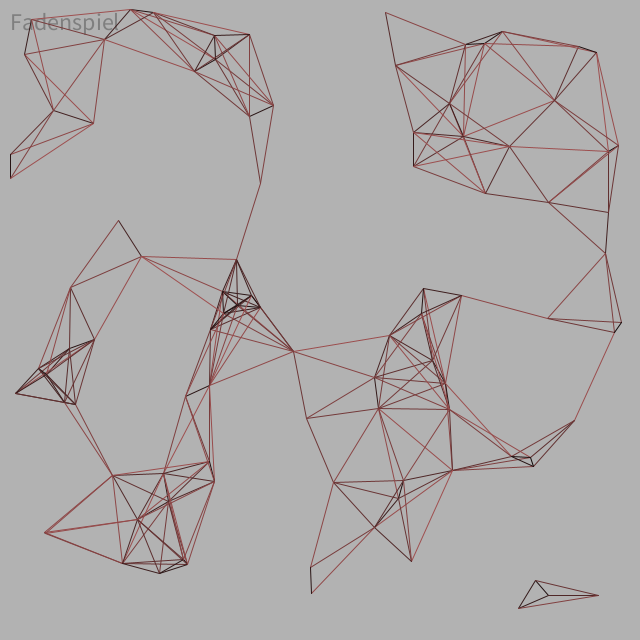
Frame 1 (no input)
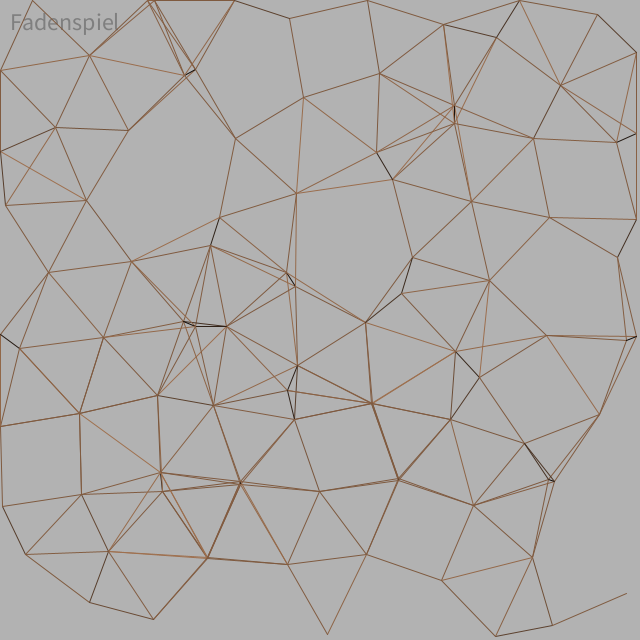
Frame 60 (the mouse pressed at the canvas centre just before this capture)
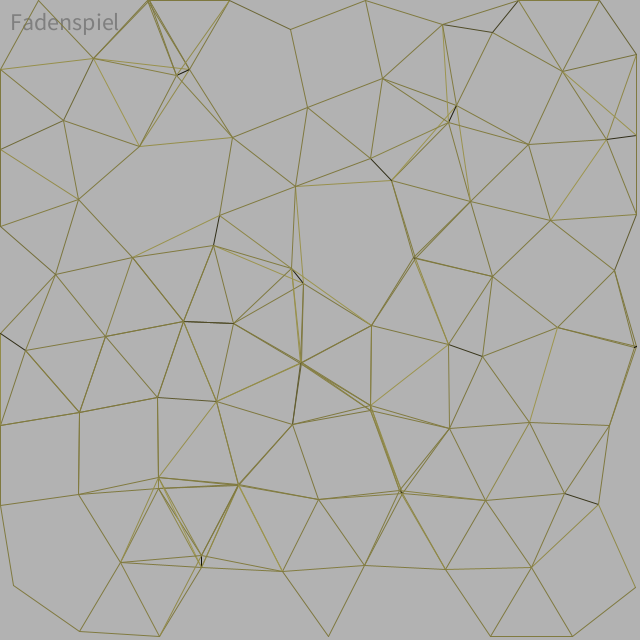
Frame 120 (the mouse held since frame 60 and released just before this capture)

The Processing sketch that drew these frames (run headless with seeded random() and noise(); from frame 60 on, the mouse is pressed at the canvas centre):

// Processing sketch: FadenSpiel
// ── FadenSpiel.pde
//int RANGE = int((width*height)/(PLANETS));

int RANGE;
int PLANETS;
int tick = 0;

//int PLANETS = (int((width*height)/16))*(int((width+height)/16)); 

//100/200


//1000/50

float[][] points;
float[][] temp_points;
float[] temp_a;
float[] range;
float[] pick;

float v[] = new float[2]; float leng;

void setup() {
  //fullScreen();
  size(640, 640);
  colorMode(HSB, 100);
  background(color(0, 0, 70));
  frameRate(30);
  
  RANGE = (width+height)/16;
  PLANETS = int((width*height)/(RANGE*RANGE)*1.5);
  
  points = new float[PLANETS][2];
  temp_points = new float[PLANETS][2];
  temp_a = new float[2];
  range = new float[PLANETS];
  pick = new float[PLANETS];
  
  
  for(int i = 0; i < points.length;i++)
  {
    points[i][0] = int(random(width));
    points[i][1] = int(random(height));
    range[i] = RANGE;
    //range[i] = int((RANGE*2)/2+random(RANGE/4));
  }
}

void draw() {
  if(true){background(color(0, 0, 70));}
  
  fill(color(0,0,50));
  textSize(24);
  text("Fadenspiel", 10, 30);
  
  //int MOUSE = 1; 
  //int MOUSE = int(map(mouseX, 0, width, 2, 10)); //Vertikale Position der Maus bestimmt G
  
  tick++;
  for(int i = 0; i < points.length;i++)
  {
    temp_a[0] = 0;
    temp_a[1] = 0;
    if(int(random(PLANETS*100))==0)
    {
      points[i][0] = int(random(width));
      points[i][1] = int(random(height));
    }
    
    //temp_points[i][0] = points[i][0];
    //temp_points[i][1] = points[i][1];
    temp_points[i][0] = 0;
    temp_points[i][1] = 0;
    for(int j = 0; j < points.length;j++)
    {
      v[0] = points[j][0]-points[i][0];
      v[1] = points[j][1]-points[i][1];
      
      leng = sqrt(v[0]*v[0] + v[1]*v[1]);
      
      if(leng <= range[i]+20 && leng > 0){
        /*stroke(color((tick/8)%100, 50, 20+((leng/RANGE)*50)));
        line(points[i][0], points[i][1], points[j][0], points[j][1]);*/
        if(leng <= range[i]){
            temp_a[0] += v[0];
            temp_a[1] += v[1];
        }
      }
    }
    leng = sqrt(temp_a[0]*temp_a[0] + temp_a[1]*temp_a[1]);
    if(leng > 0)
    {
      temp_points[i][0] -= temp_a[0]/leng;
      temp_points[i][1] -= temp_a[1]/leng;
    }
  }
  for(int i = 0; i < points.length;i++)
  {
    for(int j = i+1; j < points.length;j++)
    {
      v[0] = points[j][0]-points[i][0];
      v[1] = points[j][1]-points[i][1];
      
      leng = sqrt(v[0]*v[0] + v[1]*v[1]);
      
      if(leng <= range[i]+20 && leng > 0)
      {
        stroke(color((tick/8)%100, 50, 00+((leng/RANGE)*50)));
        line(points[i][0], points[i][1], points[j][0], points[j][1]);
      }
    }
  }
  for(int i = 0; i < points.length;i++)
  {
    points[i][0] += temp_points[i][0];
    if(points[i][0]<0) points[i][0]=0;
    if(points[i][0]>width-4) points[i][0]=width-4;
    points[i][1] += temp_points[i][1];
    if(points[i][1]<0) points[i][1]=0;
    if(points[i][1]>height-4) points[i][1]=height-4;
    //fill(color(255, 255-pick[i]/2, 255-pick[i]/2));
    //stroke(color(pick[i]*16, 0, 0));
    //rect(points[i][0],points[i][1],4,4);
  }
}
